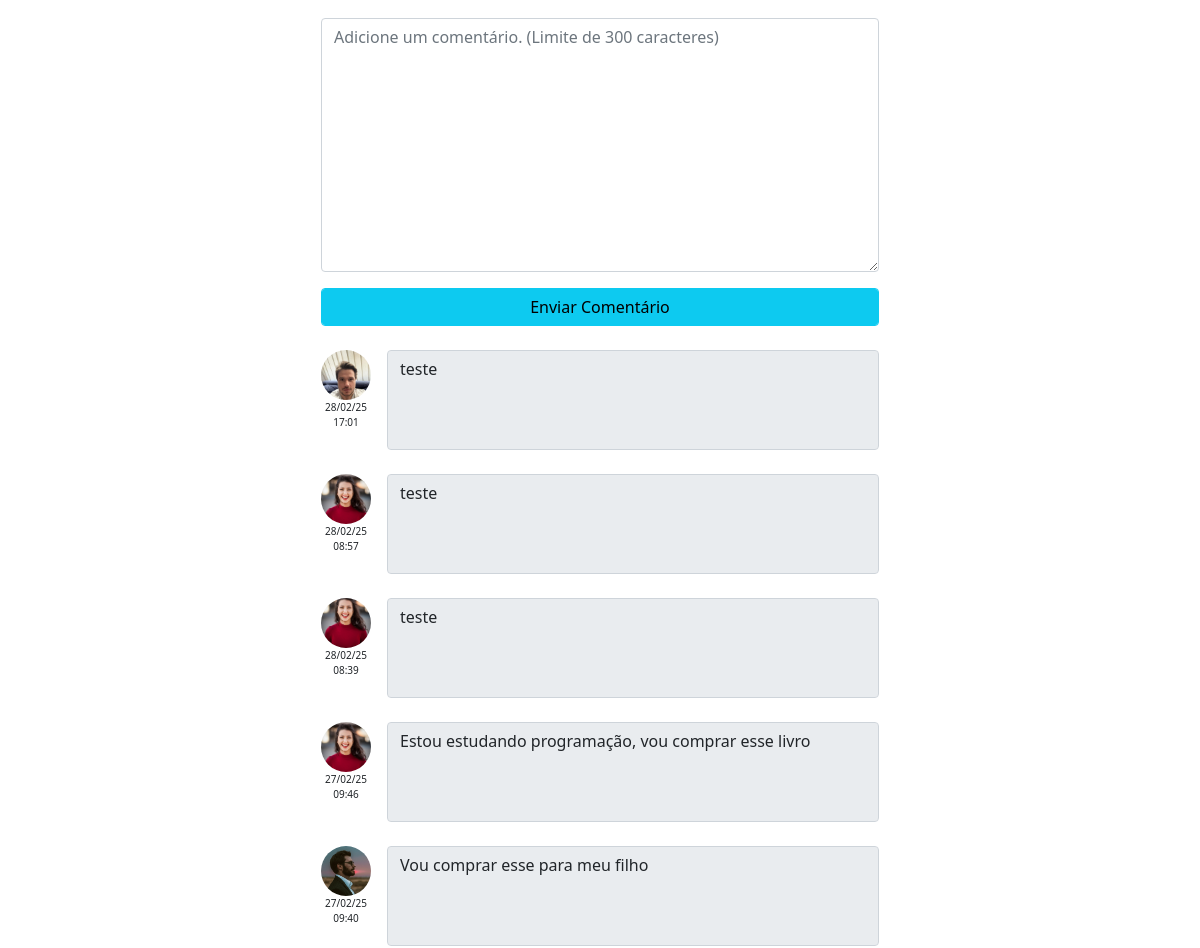
The page /book/102/ (signed in, middle part) on the database as committed earlier.
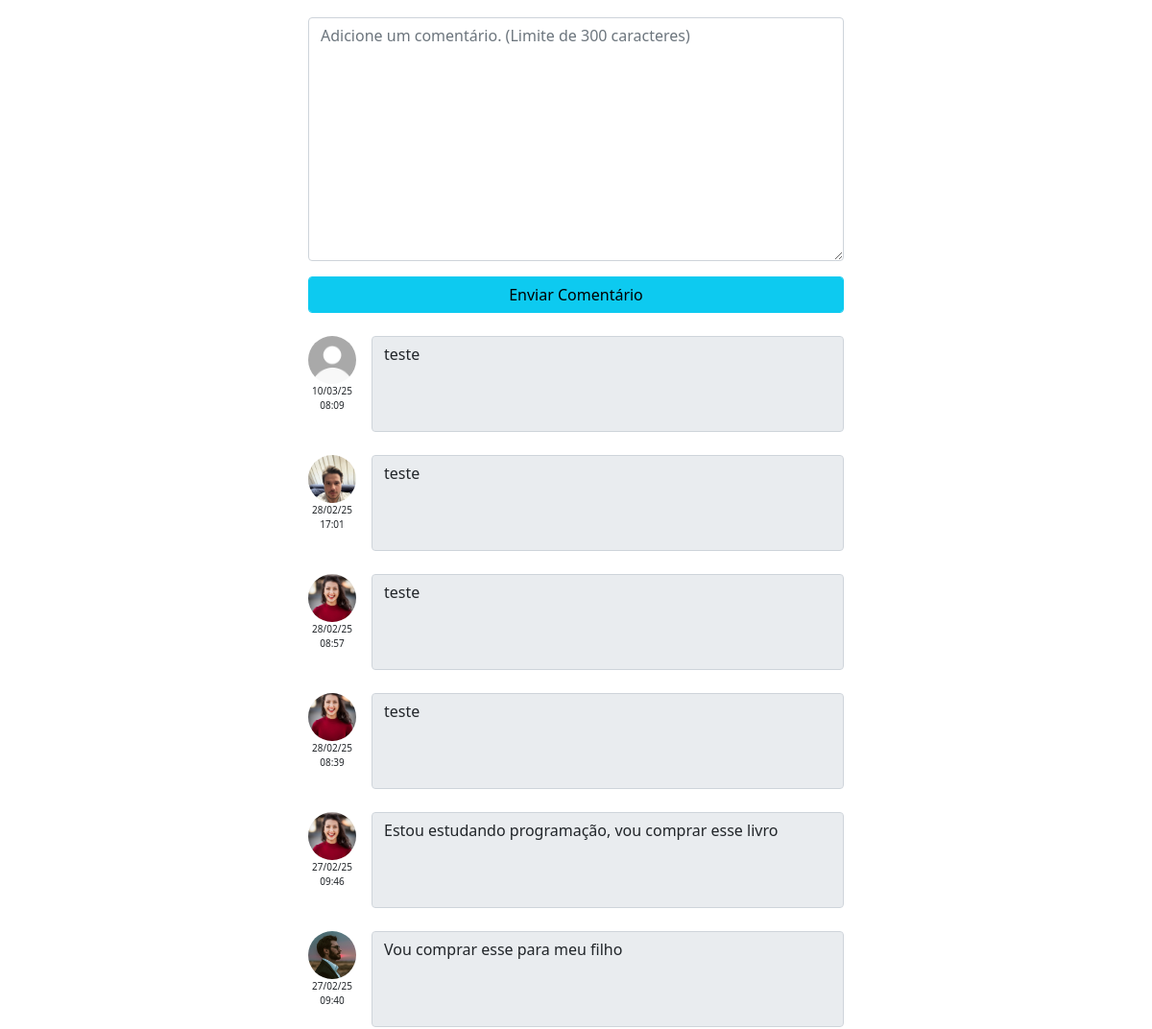
The same page on the database as committed later.
### livraria/models.py (models this page shows, shortened)
class Comment(models.Model):
    book = models.ForeignKey(Book, on_delete=models.CASCADE, related_name="comments")
    user = models.ForeignKey(User, on_delete=models.CASCADE)
    text = models.TextField(max_length=300) # Limita o numero de caracteres a serem armazenados no banco de dados
    date = models.DateTimeField(auto_now_add=True)

class UserProfile(models.Model):
    user = models.OneToOneField(User, on_delete=models.CASCADE)
    user_image = models.ImageField(upload_to="users", blank=True, null=True)
    bio = models.TextField(blank=True, null=True)
    cpf = models.CharField(max_length=11,null=False)
    state = models.CharField(max_length=50,null=True)
    city = models.CharField(max_length=50,null=True)
    district = models.CharField(max_length=50,null=True)
    house_number = models.IntegerField(null=True)
    street = models.CharField(max_length=50,null=True)
    cep = models.IntegerField(null=True)
    followers = models.ManyToManyField('self', blank=True, symmetrical=False, related_name='followed_by') # seguidores
    following = models.ManyToManyField('self', blank=True, symmetrical=False, related_name='follows') # seguindo

### livraria/views.py (the view, shortened to what this page needs)
# urls.py: path('book/<int:id>/', book_detail, name="book"),
def book_detail(request, id):
    book = Book.objects.get(id =id)
    if request.user.is_authenticated:
        comment_form = CommentForm()  # Inicializando os formulários fora do bloco POST pra não dar erro nos comentarios e no ratingStar
        rating_form = RatingForm() # Inicializando os formulários fora do bloco POST pra não dar erro nos comentarios e no ratingStar
        comments = book.comments.all().order_by('-date') # Ordena os comentário mais recentes no topo
        ratings = RatinStar.objects.filter(user = request.user, book = book)
        user_rating = ratings.last() if ratings.exists() else None # Pega a última avaliação do usuário
        media_rating = calculate_media_rating(book)
        return render(request, 'book.html', {
            'book':book, 'comment_form':comment_form, 'rating_form': rating_form, 'media_rating': media_rating,'comments': comments,
            'user_rating': user_rating if user_rating else None })  # {'book': book} é um dicionário sendo passado para o contexto da página que será renderizada.
    else:
        messages.error(request, 'Você precisa estar logado!')
        return redirect('home')

### livraria/forms.py
class CommentForm(forms.ModelForm):
    class Meta:
        model = Comment
        fields = ['text']
    book = forms.ModelChoiceField(queryset=Book.objects.all(),widget=forms.HiddenInput(), required=False)
    user = forms.ModelChoiceField(queryset=User.objects.all(),widget=forms.HiddenInput(), required=False)
    text = forms.CharField(
        required=True,
        widget = forms.Textarea(attrs={"placeholder":"Adicione um comentário. (Limite de 300 caracteres)","class":"form-control"}),
        label = "",
        max_length=300) # Limita o numero de caracteres a serem digitados.

class RatingForm(forms.ModelForm):
    class Meta:
        model = RatinStar
        fields = ['rating']
    book = forms.ModelChoiceField(queryset=Book.objects.all(),widget=forms.HiddenInput(), required=False)
    user = forms.ModelChoiceField(queryset=User.objects.all(),widget=forms.HiddenInput(), required=False)
    rating = forms.DecimalField(required=True,min_value=1,max_value=5,widget=forms.RadioSelect(choices=[(i,str(i)) for i in range(1,6)]))

### livraria/templates/book.html (shortened to what this page needs)
{% extends 'base.html' %}
{% load static %}
{% block content %}
    <div class="col-md-6 offset-md-3" >
        <br>
        <br>
        <form class="d-flex flex-column" method="post" >
            {{ comment_form.as_p }}
            <button class="rounded form-control btn btn-info" name="comment_submit" type="submit">Enviar Comentário</button>
            <br>
        </form>
        <div class=" text-center ">
            {% if comments %}
                {% for comment in comments %}
                    <div class="d-flex gap-3">
                        {% if comment.user.userprofile and comment.user.userprofile.user_image %}
                            <div class="d-flex flex-column ">
                                <a href="{% url 'profile_view' id=comment.user.id %}">
                                    <img src="{{comment.user.userprofile.user_image.url}}" style="width:50px; height:50px; border-radius: 50%;" alt="img user">
                                </a>
                                <p style="font-size:10px; padding:0; margin:0;">{{comment.date|date:"d/m/y"}}</p>
                                <p style="font-size:10px; padding:0; margin:0;">{{comment.date|date:"H:i"}}</p>
                            </div>
                        {% endif %}
                        <textarea class="form-control" readonly style="resize: none; height:100px; overflow:hidden;">{{comment.text}}</textarea>
                    </div>
                    <br>
                {% empty %} {% comment %} se não tiver nada para iterar vai aparecer a seguinte mensagem: {% endcomment %}
                    <p>Não há comentários ainda.</p>
                {% endfor %}
            {% else %}
                <p>Não há comentários ainda.</p>
            {% endif %}
        </div>
    </div>
{% endblock %}

Rows that differ between the two databases and show on the page:
added Comment: user.userprofile.user_image (placeholder picture), date "10/03/25", date "08:09", text "teste"
